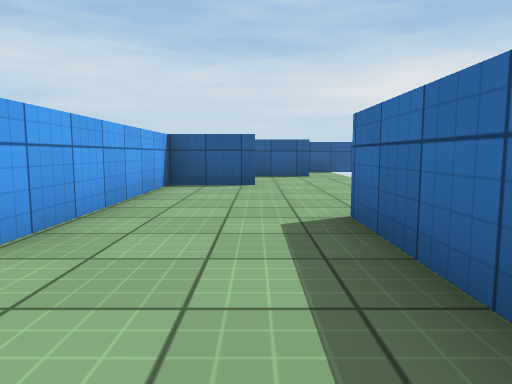
View 1 (above)

17 first-person views from a walk through a Unity game level. The camera is 0.62 m above the floor, tilts 6° down and sees 70° across. The floor is counted in squares, 1 m on a side. Each view is taken from the middle of a square. On the plan, view 1 faces up. The plan holds only what a view shows up to about 10 squares ahead; the rest is blank. The player is left out. Surface patterns are stand-ins for the level's own textures.

View 2
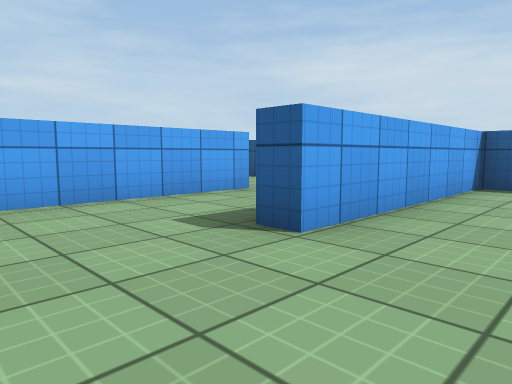

View 3
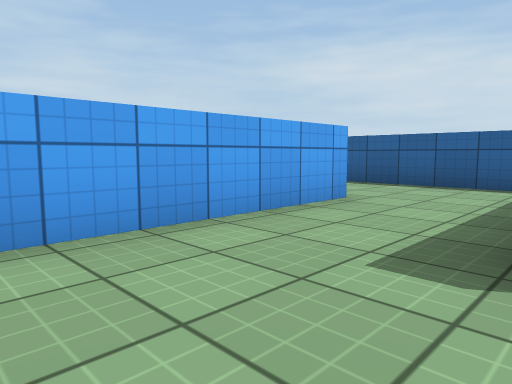

View 4
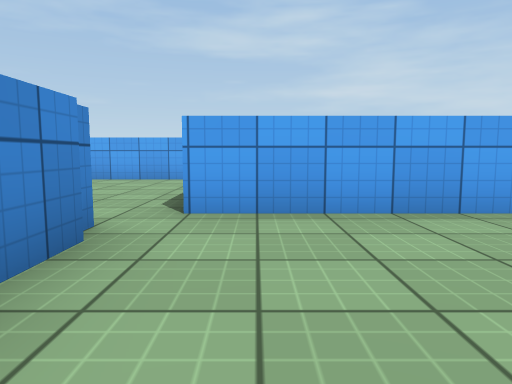

View 5
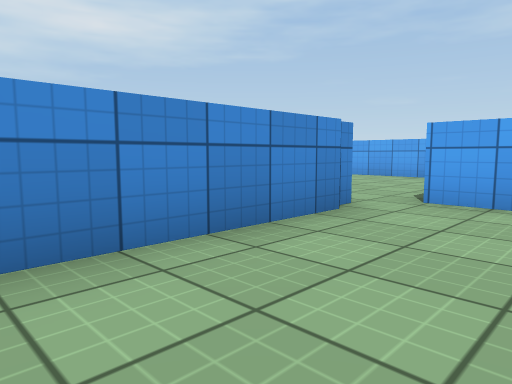

View 6
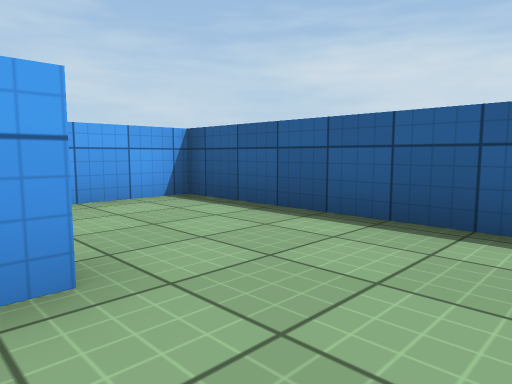

View 7
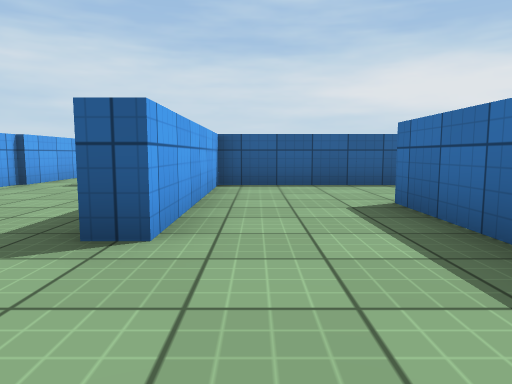

View 8
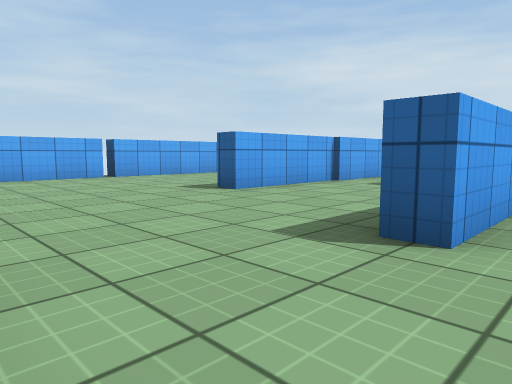

View 9
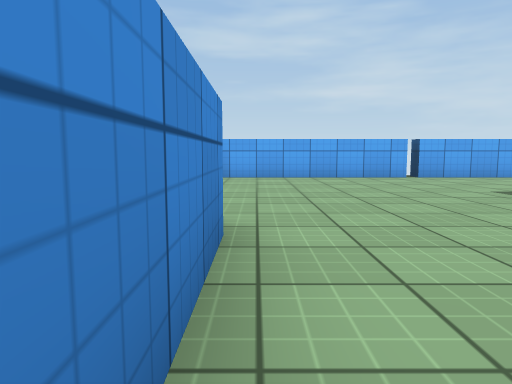

View 10
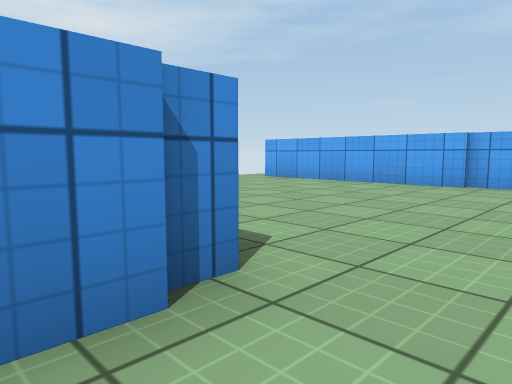

View 11
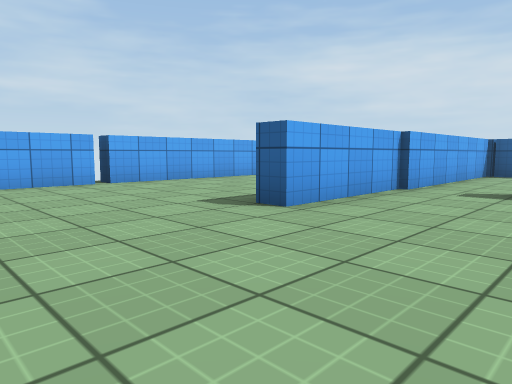

View 12
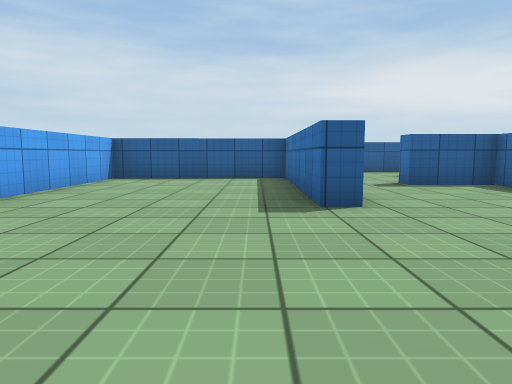

View 13
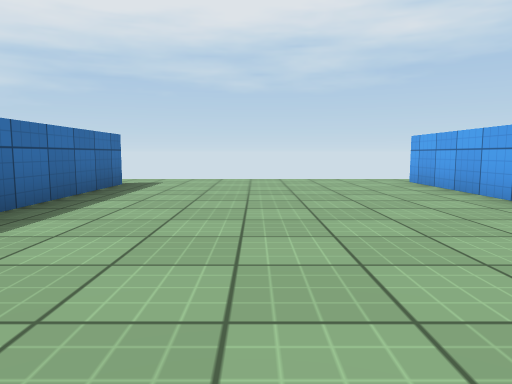

View 14
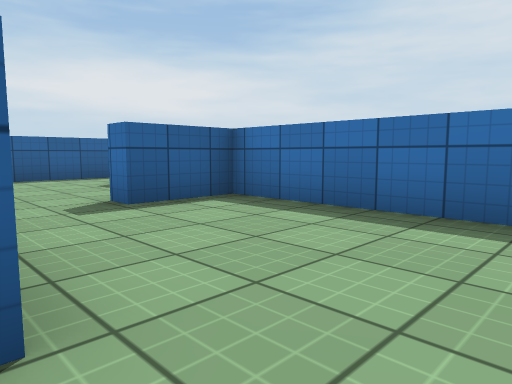

View 15
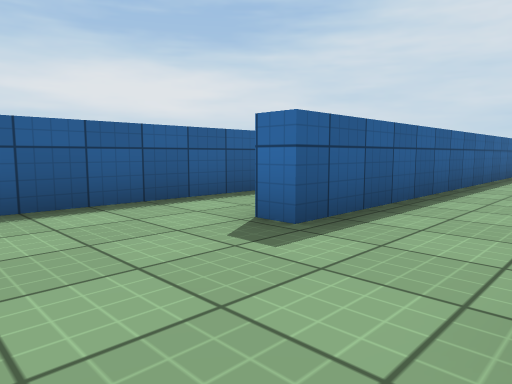

View 16
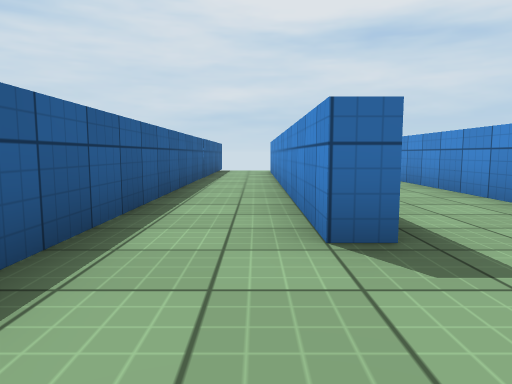

View 17
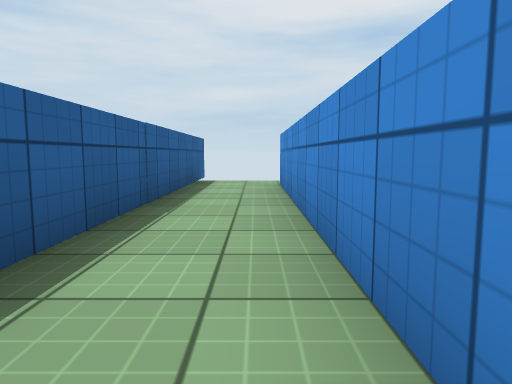

### Floor plan
Points are (right, up) in squares from view 1. A wall is a line through its corners. A room is listed if a view was taken in it or the views show most of it. See-through windows are left out.
Room 1 (views 1, 2, 3, 4, 5)
walls: (-1.7, 3.5) (-1.7, 2.3) (-2.2, 2.3); (-3.6, -1.2) (-0.2, -1.2); (0.9, 1.3) (0.9, 3.6); (-4.7, 2.4) (-4.7, -0.7)
ways out: opening at (-3.5, 3.5) to room 2; opening at (-0.5, 3)
Room 2 (view 6)
walls: (-4.7, 4.6) (-4.7, 2.4); (-3.3, 7.3) (-4.5, 7.3)
ways out: opening at (-3.5, 3.5) to room 1; opening at (-5, 5.5) to room 4
Room 3 (views 7, 8, 9, 10, 11, 12, 13, 14, 15, 16, 17)
walls: (-8.2, 3.6) (-8.2, 7.3) (-10, 7.3) (-10, 7.8); (-7.7, 4.6) (-7.7, 2.6) (-8.2, 2.6); (-11.7, 7.4) (-11.7, 4.3) (-12.2, 4.3) (-12.2, 9.3) (-16.6, 9.2) (-16.6, 4.3); (-10.4, -0.2) (-7.2, -0.2); (-5.2, 2.4) (-5.2, 4.6); (-6.4, 7.7) (-2.8, 7.7); (-16.6, 4) (-16.6, -1.1); (-16.4, -1) (-16.4, -6.1); (-11.6, 12.7) (-11.6, 7.2); (-10.3, -5.5) (-10.3, -1.7); (0.5, 10) (-8.5, 10) (-8.5, 10.5) (1.5, 10.5); (3.5, 12.4) (-11.6, 12.4)
ways out: opening at (-6.5, 3.5) to room 4; opening at (-10, -6); opening at (0, 8.5); opening at (2, 10); gap at (-17, -6); gap at (-17, 4)
Room 4 (no view inside)
walls: (-4.5, 7.3) (-7.7, 7.3) (-7.7, 4.6)
ways out: opening at (-5, 5.5) to room 2; opening at (-6.5, 3.5) to room 3

Positions as (right, up) in squares from view 1, and headings:
1: (0, 0), facing up
2: (0, 0), facing up-left
3: (-2, 0), facing up-left
4: (-1, 0), facing left
5: (0, 1), facing down-left
6: (-3, 4), facing up-left
7: (-7, 0), facing up
8: (-7, 0), facing up-left
9: (-7, 0), facing left
10: (-9, 1), facing down-left
11: (-9, 1), facing up-left
12: (-13, 0), facing up
13: (-13, 2), facing down
14: (-12, 3), facing up-right
15: (-11, 8), facing up-right
16: (-11, 11), facing right
17: (-6, 11), facing right
